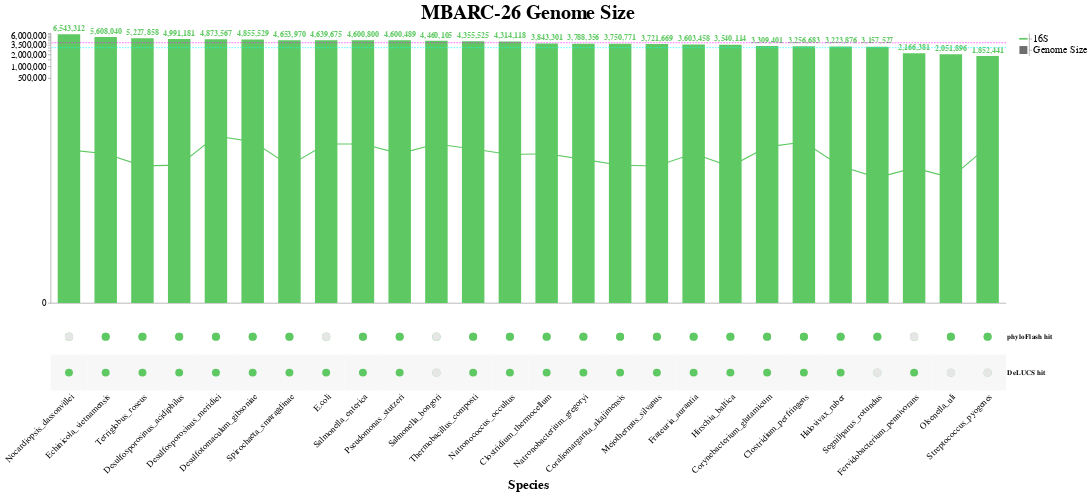

The code cell stored with this chart in its notebook:
### Code cell
# combine all charts to make final upset plot
upset_plot = alt.hconcat(
    vertical_bar_chart,
    legendline + legendbar
)

upset_plot = alt.vconcat(
    upset_plot,
    matrix_view
)

# final graph settings tuning
upset_plot.configure_view(
    stroke=None
).configure_axis(
    titleFontSize=matrix_title_size,
    labelFontSize=matrix_label_size
).configure_title(
    fontSize=vertical_bar_title_font_size
)

### Figure 1 — Vega-Lite specification as saved in the notebook (floating-point values rounded to 4 significant figures)
{"config": {"view": {"continuousWidth": 400, "continuousHeight": 300, "stroke": null}, "axis": {"labelFontSize": 13, "titleFontSize": 23}, "title": {"fontSize": 35}}, "vconcat": [{"hconcat": [{"layer": [{"mark": {"type": "bar", "color": "#3b528b", "size": 40}, "encoding": {"color": {"condition": {"value": "#3b528b", "selection": {"not": "selector014"}}, "value": "#5ec962"}, "tooltip": [{"field": "Whole Genome", "title": "Size", "type": "quantitative"}], "x": {"axis": {"domain": true, "grid": false, "labels": false, "ticks": false}, "field": "Species", "scale": {"type": "linear"}, "sort": {"field": "Whole Genome", "order": "descending"}, "title": null, "type": "nominal"}, "y": {"axis": {"grid": false, "labelFontSize": 16, "orient": "left", "tickCount": 10}, "field": "Whole Genome", "scale": {"type": "symlog"}, "title": null, "type": "quantitative"}}, "height": 480.0, "selection": {"selector014": {"type": "multi", "on": "mouseover", "fields": ["Species"]}}, "title": "MBARC-26 Genome Size", "width": 1700}, {"mark": {"type": "text", "color": "#3b528b", "dy": -10, "fontWeight": "bold", "size": 14}, "encoding": {"color": {"condition": {"value": "#3b528b", "selection": {"not": "selector014"}}, "value": "#5ec962"}, "text": {"field": "Whole Genome", "format": ",.0f", "type": "quantitative"}, "tooltip": [{"field": "Whole Genome", "title": "Size", "type": "quantitative"}], "x": {"axis": {"domain": true, "grid": false, "labels": false, "ticks": false}, "field": "Species", "scale": {"type": "linear"}, "sort": {"field": "Whole Genome", "order": "descending"}, "title": null, "type": "nominal"}, "y": {"axis": {"grid": false, "labelFontSize": 16, "orient": "left", "tickCount": 10}, "field": "Whole Genome", "scale": {"type": "symlog"}, "title": null, "type": "quantitative"}}, "height": 480.0, "title": "MBARC-26 Genome Size", "width": 1700}, {"mark": {"type": "line", "color": "#5ec962", "opacity": 1}, "encoding": {"color": {"value": "#5ec962"}, "tooltip": [{"field": "Whole Genome", "title": "Size", "type": "quantitative"}], "x": {"axis": {"domain": true, "grid": false, "labels": false, "ticks": false}, "field": "Species", "scale": {"type": "linear"}, "sort": {"field": "Whole Genome", "order": "descending"}, "title": null, "type": "nominal"}, "y": {"field": "16S", "type": "quantitative"}}, "height": 480.0, "title": "MBARC-26 Genome Size", "width": 1700}, {"data": {"name": "data-143f6bd213e88c60ddd14c2d97ff5013"}, "mark": {"type": "rule", "color": "cyan", "strokeDash": [3, 2]}, "encoding": {"y": {"field": "y", "type": "quantitative"}}}, {"data": {"name": "data-775f28a6688f6d0e43c09ad7e7d9f38e"}, "mark": {"type": "rule", "color": "magenta", "strokeDash": [3, 2]}, "encoding": {"y": {"field": "y", "type": "quantitative"}}}], "data": {"name": "data-c50b1f6e478af15924a901fac28654a9"}}, {"layer": [{"mark": {"type": "tick", "color": "black", "opacity": 1, "orient": "horizontal", "size": 15, "thickness": 3}, "encoding": {"color": {"value": "#5ec962"}, "y": {"axis": {"labelFontSize": 18, "orient": "right", "titleAngle": 0, "titleFontSize": 0, "titleX": 80, "titleY": -5}, "field": "y", "type": "nominal"}}}, {"mark": {"type": "square", "color": "#303030", "size": 200}, "encoding": {"y": {"axis": {"labelFontSize": 18, "orient": "right", "titleAngle": 0, "titleFontSize": 0, "titleX": 80, "titleY": -5}, "field": "x", "type": "nominal"}}}], "data": {"name": "data-185abc78353180a1199c4e53bfbbe46e"}}]}, {"layer": [{"mark": {"type": "circle", "opacity": 1, "size": 200}, "encoding": {"color": {"condition": {"field": "value", "legend": null, "scale": {"domain": [0, 1], "range": ["#440154", "#440154"]}, "type": "nominal", "selection": {"not": "selector015"}}, "value": "#5ec962"}, "x": {"axis": {"domain": false, "grid": false, "labelAngle": -45, "labelFontSize": 16, "labelFontWeight": "normal", "labelLimit": 10000, "ticks": false}, "field": "Species", "sort": null, "title": "Species", "type": "nominal"}, "y": {"axis": {"domain": false, "grid": false, "labelFontWeight": "bold", "orient": "right", "ticks": false}, "field": "key", "sort": ["phyloFlash hit", "DeLUCS hit"], "title": null, "type": "nominal"}}, "height": 128.0, "selection": {"selector014": {"type": "multi", "on": "mouseover", "fields": ["Species"]}, "selector015": {"type": "multi", "on": "mouseover", "fields": ["Species", "value"]}}, "transform": [{"fold": ["phyloFlash hit", "DeLUCS hit"]}], "width": 1700}, {"mark": "rect", "encoding": {"color": {"value": "#F7F7F7"}, "x": {"axis": {"domain": false, "grid": false, "labelAngle": -45, "labelFontSize": 16, "labelFontWeight": "normal", "labelLimit": 10000, "ticks": false}, "field": "Species", "sort": null, "title": "Species", "type": "nominal"}, "y": {"axis": {"domain": false, "grid": false, "labelFontWeight": "bold", "orient": "right", "ticks": false}, "field": "key", "sort": ["phyloFlash hit", "DeLUCS hit"], "title": null, "type": "nominal"}}, "height": 128.0, "transform": [{"fold": ["phyloFlash hit", "DeLUCS hit"]}, {"filter": "(datum.key === 'DeLUCS hit')"}], "width": 1700}, {"mark": {"type": "circle", "opacity": 1, "size": 200}, "encoding": {"color": {"condition": {"field": "value", "legend": null, "scale": {"domain": [0, 1], "range": ["#440154", "#440154"]}, "type": "nominal", "selection": {"not": "selector015"}}, "value": "#5ec962"}, "x": {"axis": {"domain": false, "grid": false, "labelAngle": -45, "labelFontSize": 16, "labelFontWeight": "normal", "labelLimit": 10000, "ticks": false}, "field": "Species", "sort": null, "title": "Species", "type": "nominal"}, "y": {"axis": {"domain": false, "grid": false, "labelFontWeight": "bold", "orient": "right", "ticks": false}, "field": "key", "sort": ["phyloFlash hit", "DeLUCS hit"], "title": null, "type": "nominal"}}, "height": 128.0, "transform": [{"fold": ["phyloFlash hit", "DeLUCS hit"]}], "width": 1700}, {"mark": {"type": "circle", "opacity": 1, "size": 230}, "encoding": {"color": {"value": "#E6E6E6"}, "x": {"axis": {"domain": false, "grid": false, "labelAngle": -45, "labelFontSize": 16, "labelFontWeight": "normal", "labelLimit": 10000, "ticks": false}, "field": "Species", "sort": null, "title": "Species", "type": "nominal"}, "y": {"axis": {"domain": false, "grid": false, "labelFontWeight": "bold", "orient": "right", "ticks": false}, "field": "key", "sort": ["phyloFlash hit", "DeLUCS hit"], "title": null, "type": "nominal"}}, "height": 128.0, "transform": [{"fold": ["phyloFlash hit", "DeLUCS hit"]}, {"filter": "(datum['value'] === 0)"}], "width": 1700}], "data": {"name": "data-c50b1f6e478af15924a901fac28654a9"}}], "$schema": "https://vega.github.io/schema/vega-lite/v4.17.0.json", "datasets": {"data-c50b1f6e478af15924a901fac28654a9": [{"Species": "Nocardiopsis_dassonvillei", "Whole Genome": 6543312, "16S": 7645, "phyloFlash hit": 0, "DeLUCS hit": 1}, {"Species": "Echinicola_vietnamensis", "Whole Genome": 5608040, "16S": 6076, "phyloFlash hit": 1, "DeLUCS hit": 1}, {"Species": "Terriglobus_roseus", "Whole Genome": 5227858, "16S": 2996, "phyloFlash hit": 1, "DeLUCS hit": 1}, {"Species": "Desulfosporosinus_acidiphilus", "Whole Genome": 4991181, "16S": 3130, "phyloFlash hit": 1, "DeLUCS hit": 1}, {"Species": "Desulfosporosinus_meridiei", "Whole Genome": 4873567, "16S": 17217, "phyloFlash hit": 1, "DeLUCS hit": 1}, {"Species": "Desulfotomaculum_gibsoniae", "Whole Genome": 4855529, "16S": 12394, "phyloFlash hit": 1, "DeLUCS hit": 1}, {"Species": "Spirochaeta_smaragdinae", "Whole Genome": 4653970, "16S": 3079, "phyloFlash hit": 1, "DeLUCS hit": 1}, {"Species": "E.coli", "Whole Genome": 4639675, "16S": 10766, "phyloFlash hit": 0, "DeLUCS hit": 1}, {"Species": "Salmonella_enterica", "Whole Genome": 4600800, "16S": 10766, "phyloFlash hit": 1, "DeLUCS hit": 1}, {"Species": "Pseudomonas_stutzeri", "Whole Genome": 4600489, "16S": 6127, "phyloFlash hit": 1, "DeLUCS hit": 1}, {"Species": "Salmonella_bongori", "Whole Genome": 4460105, "16S": 10766, "phyloFlash hit": 0, "DeLUCS hit": 0}, {"Species": "Thermobacillus_composti", "Whole Genome": 4355525, "16S": 8015, "phyloFlash hit": 1, "DeLUCS hit": 1}, {"Species": "Natronococcus_occultus", "Whole Genome": 4314118, "16S": 5852, "phyloFlash hit": 1, "DeLUCS hit": 1}, {"Species": "Clostridium_thermocellum", "Whole Genome": 3843301, "16S": 6104, "phyloFlash hit": 1, "DeLUCS hit": 1}, {"Species": "Natronobacterium_gregoryi", "Whole Genome": 3788356, "16S": 4392, "phyloFlash hit": 1, "DeLUCS hit": 1}, {"Species": "Coraliomargarita_akajimensis", "Whole Genome": 3750771, "16S": 3102, "phyloFlash hit": 1, "DeLUCS hit": 1}, {"Species": "Meiothermus_silvanus", "Whole Genome": 3721669, "16S": 2980, "phyloFlash hit": 1, "DeLUCS hit": 1}, {"Species": "Frateuria_aurantia", "Whole Genome": 3603458, "16S": 6164, "phyloFlash hit": 1, "DeLUCS hit": 1}, {"Species": "Hirschia_baltica", "Whole Genome": 3540114, "16S": 2889, "phyloFlash hit": 1, "DeLUCS hit": 1}, {"Species": "Corynebacterium_glutamicum", "Whole Genome": 3309401, "16S": 9127, "phyloFlash hit": 1, "DeLUCS hit": 1}, {"Species": "Clostridium_perfringens", "Whole Genome": 3256683, "16S": 12080, "phyloFlash hit": 1, "DeLUCS hit": 1}, {"Species": "Halovivax_ruber", "Whole Genome": 3223876, "16S": 2932, "phyloFlash hit": 1, "DeLUCS hit": 1}, {"Species": "Segniliparus_rotundus", "Whole Genome": 3157527, "16S": 1513, "phyloFlash hit": 1, "DeLUCS hit": 0}, {"Species": "Fervidobacterium_pennivorans", "Whole Genome": 2166381, "16S": 2658, "phyloFlash hit": 0, "DeLUCS hit": 1}, {"Species": "Olsenella_uli", "Whole Genome": 2051896, "16S": 1511, "phyloFlash hit": 1, "DeLUCS hit": 0}, {"Species": "Streptococcus_pyogenes", "Whole Genome": 1852441, "16S": 9271, "phyloFlash hit": 1, "DeLUCS hit": 0}], "data-143f6bd213e88c60ddd14c2d97ff5013": [{"y": 3000000}], "data-775f28a6688f6d0e43c09ad7e7d9f38e": [{"y": 4000000}], "data-185abc78353180a1199c4e53bfbbe46e": [{"y": "16S", "x": "Genome Size"}]}}
